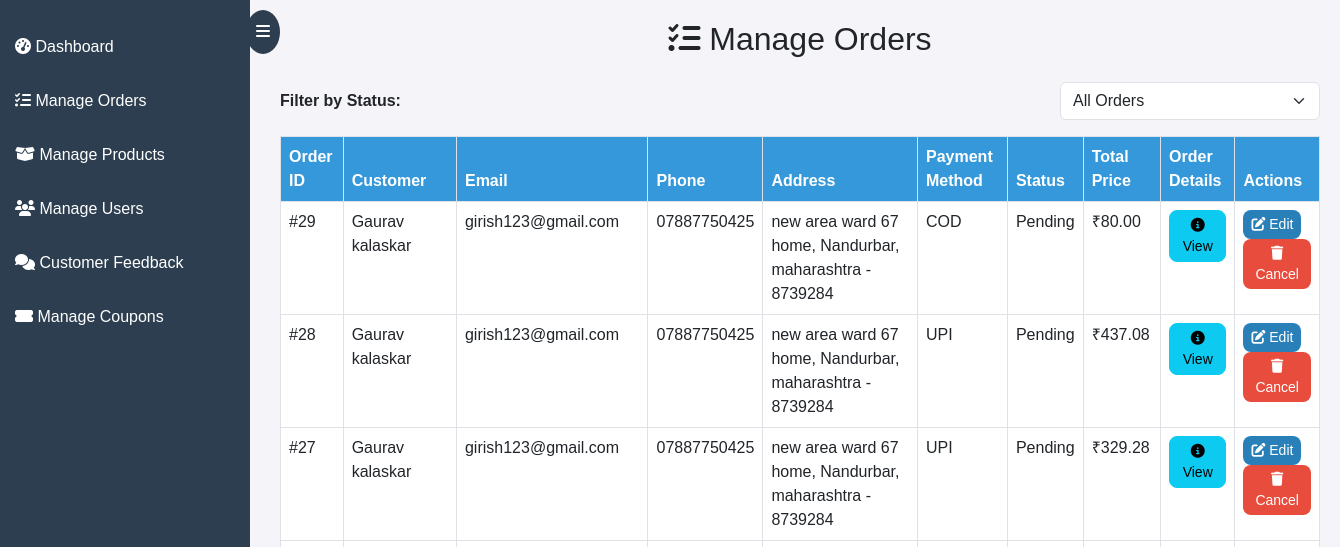
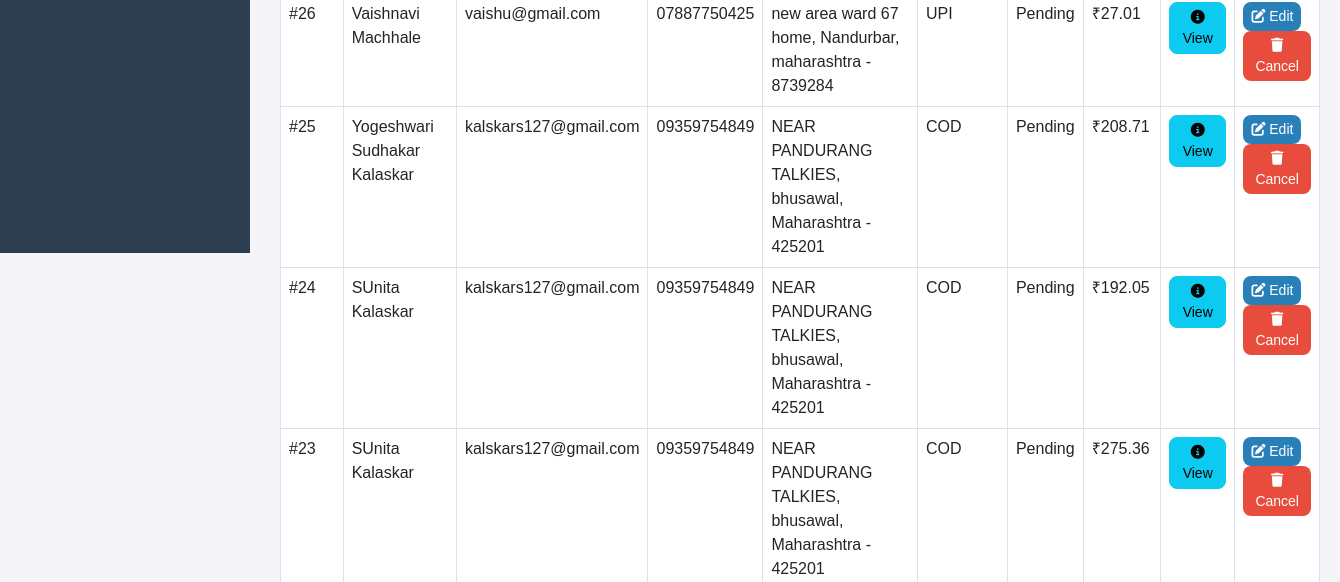
Before: /admin-panel/orders/ (upper part) with the older database file (2 pictures, top to bottom).
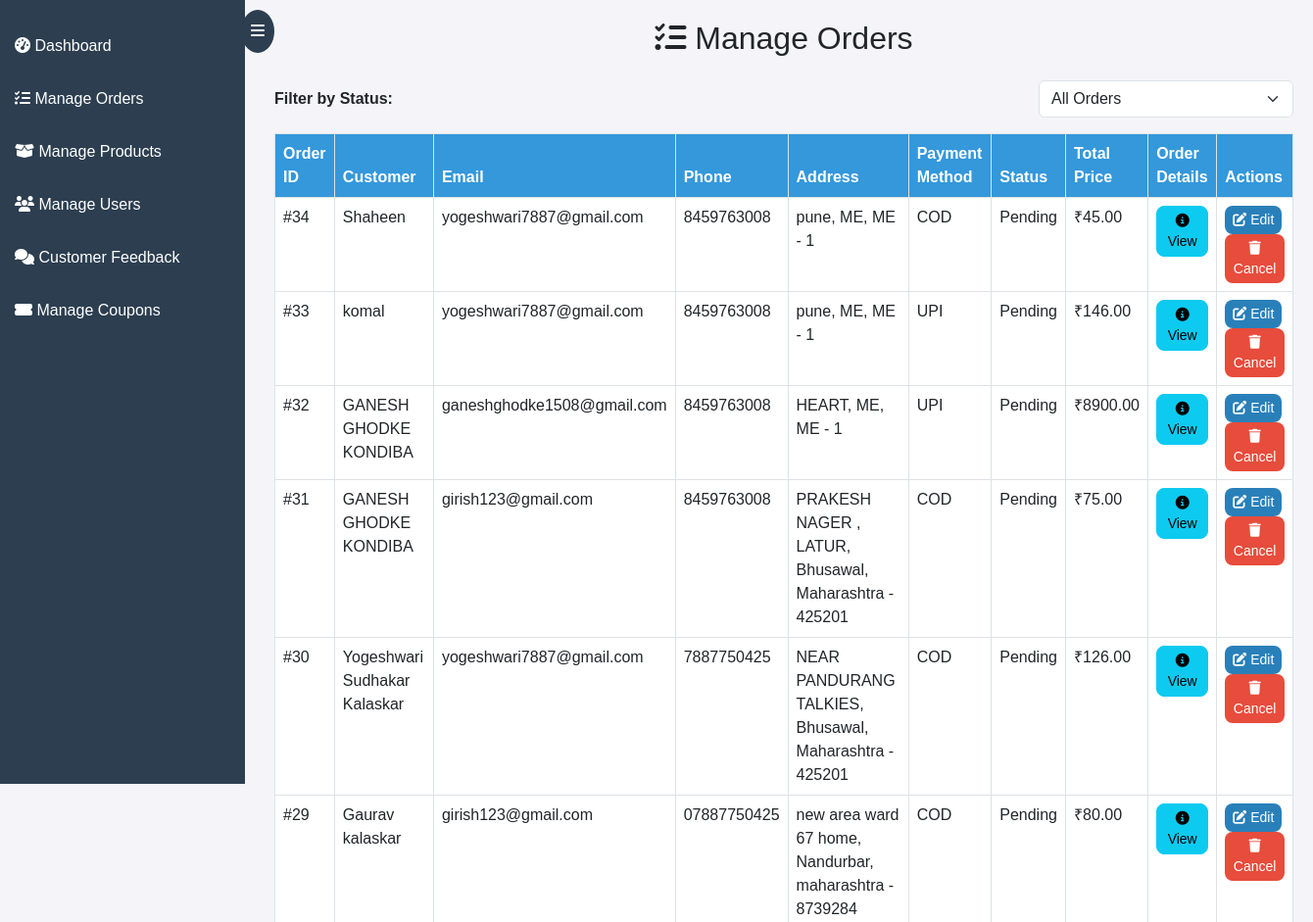
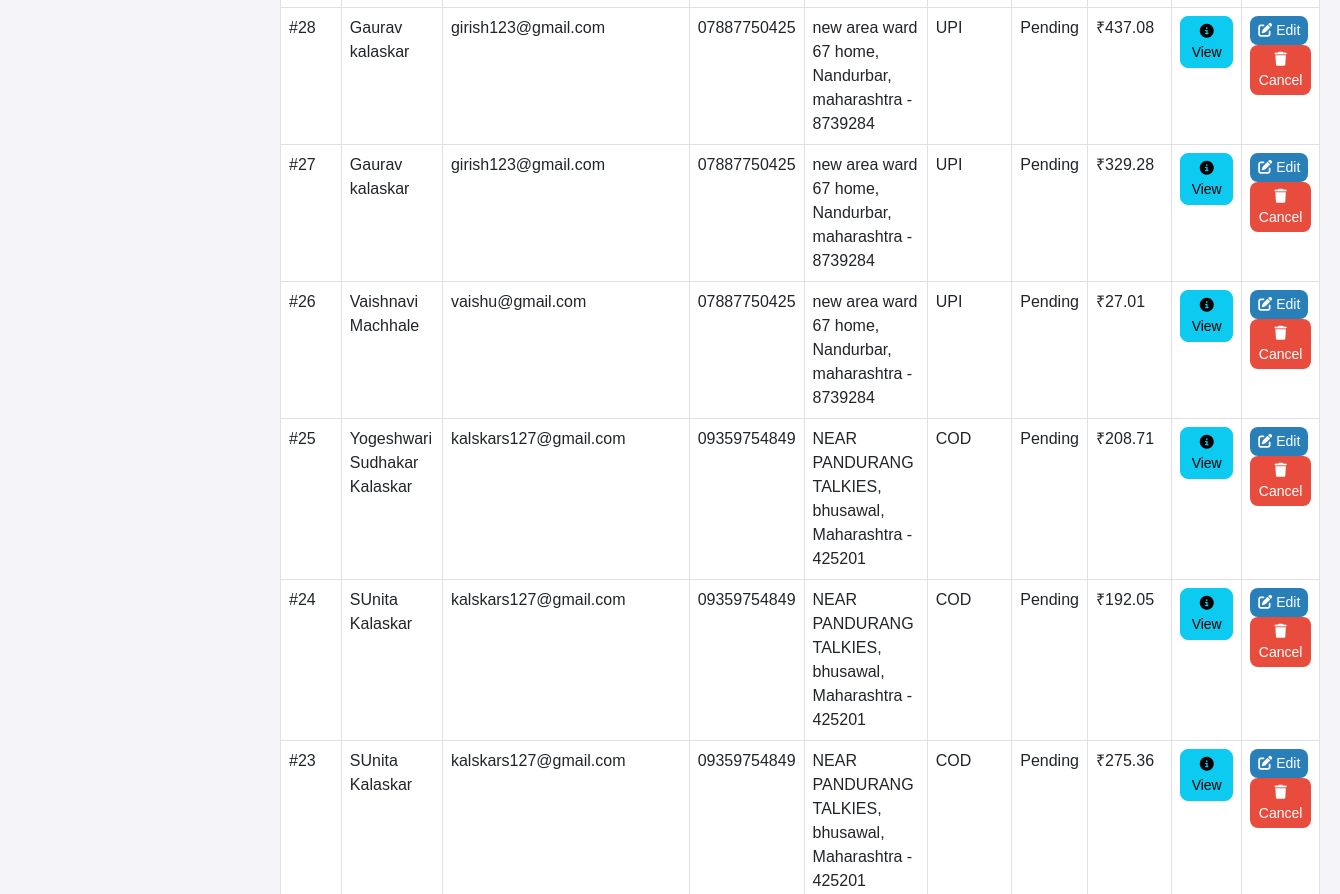
After: the same page with the newer database file (2 pictures, top to bottom).
### myApp/models.py (models this page shows, shortened)
class Order(models.Model):
    PAYMENT_CHOICES = [
        ('COD', 'Cash on Delivery'),
        ('UPI', 'UPI Payment'),
        ('CARD', 'Credit/Debit Card'),
    ]
    STATUS_CHOICES = [
        ('Pending', 'Pending'),
        ('Processing', 'Processing'),
        ('Shipped', 'Shipped'),
        ('Delivered', 'Delivered'),
        ('Cancelled', 'Cancelled'),
    ]
    full_name = models.CharField(max_length=100)
    email = models.EmailField()
    phone = models.CharField(max_length=15)
    address = models.TextField()
    city = models.CharField(max_length=100)
    state = models.CharField(max_length=100)
    zip_code = models.CharField(max_length=10)
    payment_method = models.CharField(max_length=10, choices=PAYMENT_CHOICES)
    order_date = models.DateTimeField(auto_now_add=True)
    total_price = models.DecimalField(max_digits=10, decimal_places=2)
    status = models.CharField(max_length=20, choices=STATUS_CHOICES, default='Pending')
    order_items = models.JSONField(default=list)  # Proper JSON storage
    discount_amount = models.DecimalField(max_digits=10, decimal_places=2, default=Decimal('0.00'))
    coupon_discount = models.DecimalField(max_digits=10, decimal_places=2, default=Decimal('0.00'))
    coupon_code = models.CharField(max_length=50, blank=True, null=True)
    def get_order_items_display(self):
        try:
            items = json.loads(self.order_items) if isinstance(self.order_items, str) else self.order_items
            print("Loaded order items:", items)  # Debugging
            return "<br>".join([f"{item.get('product_name', 'Unknown Product')} (Qty: {item.get('quantity', 0)})" for item in items])
        except (json.JSONDecodeError, TypeError) as e:
            print("Error parsing order items:", e)  # Debugging
            return "No valid order items available"

### myApp/views.py (the view)
# urls.py: path('orders/', manage_orders, name='manage_orders'),
def manage_orders(request):
    orders = Order.objects.all().order_by('-order_date')
    return render(request, 'admin_panel/manage_orders.html', {'orders': orders})

### templates/admin_panel/manage_orders.html (shortened to what this page needs)
<!DOCTYPE html>
<html lang="en">
<head>
    <link rel="stylesheet" href="https://cdn.jsdelivr.net/npm/bootstrap@5.3.0/dist/css/bootstrap.min.css">
    <link rel="stylesheet" href="https://cdnjs.cloudflare.com/ajax/libs/font-awesome/6.4.2/css/all.min.css">
</head>
<body>
    <div class="sidebar" id="sidebar">
        <span class="toggle-btn" onclick="toggleSidebar()"><i class="fas fa-bars"></i></span>
        <a href="{% url 'admin_dashboard' %}"><i class="fas fa-tachometer-alt"></i> Dashboard</a>
        <a href="{% url 'manage_orders' %}"><i class="fas fa-tasks"></i> Manage Orders</a>
        <a href="{% url 'manage_products' %}"><i class="fas fa-box-open"></i> Manage Products</a>
        <a href="{% url 'manage_users' %}"><i class="fas fa-users"></i> Manage Users</a>
        <a href="{% url 'manage_feedback' %}"><i class="fas fa-comments"></i> Customer Feedback</a>
        <a href="{% url 'coupon_list' %}" class="active"><i class="fas fa-ticket-alt"></i> Manage Coupons</a>
    </div>
    <div class="main-content">
        <h2 class="text-center mb-4"><i class="fas fa-tasks"></i> Manage Orders</h2>
        <div class="filter-container">
            <label for="statusFilter"><b>Filter by Status:</b></label>
            <select id="statusFilter" class="form-select w-25" onchange="filterOrders()">
                <option value="all">All Orders</option>
            </select>
        </div>
        <table class="table table-bordered mt-3" id="orderTable">
            <thead>
                <tr>
                    <th>Order ID</th>
                    <th>Customer</th>
                    <th>Email</th>
                    <th>Phone</th>
                    <th>Address</th>
                    <th>Payment Method</th>
                    <th>Status</th>
                    <th>Total Price</th>
                    <th>Order Details</th>
                    <th>Actions</th>
                </tr>
            </thead>
            <tbody>
                {% for order in orders %}
                <tr>
                    <td>#{{ order.id }}</td>
                    <td>{{ order.full_name }}</td>
                    <td>{{ order.email }}</td>
                    <td>{{ order.phone }}</td>
                    <td>{{ order.address }}, {{ order.city }}, {{ order.state }} - {{ order.zip_code }}</td>
                    <td>{{ order.payment_method }}</td>
                    <td>{{ order.status|title }}</td>
                    <td>₹{{ order.total_price }}</td>
                    <td>
                        <button type="button" class="btn btn-info btn-sm" data-bs-toggle="popover" data-bs-html="true"
                            data-bs-content="{{ order.get_order_items_display|safe }}">
                            <i class="fas fa-info-circle"></i> View
                        </button>
                    </td>
                    <td>
                        <a href="{% url 'edit_order' order.id %}" class="btn btn-edit btn-sm"><i class="fas fa-edit"></i> Edit</a>
                        <form action="{% url 'cancel_order' order.id %}" method="POST" style="display:inline;">
                            <button type="submit" class="btn btn-cancel btn-sm" onclick="return confirm('Are you sure you want to cancel this order?')">
                                <i class="fas fa-trash"></i> Cancel
                            </button>
                        </form>
                    </td>
                </tr>
                {% endfor %}
            </tbody>
        </table>
    </div>
</body>
</html>

Changed rows visible on the page:
added Order: id "34", full_name "Shaheen", email "yogeshwari7887@gmail.com", phone "8459763008", address "pune", city "ME", state "ME", zip_code "1", payment_method "COD", status "Pending", total_price "45.00"
added Order: id "33", full_name "komal", email "yogeshwari7887@gmail.com", phone "8459763008", address "pune", city "ME", state "ME", zip_code "1", payment_method "UPI", status "Pending", total_price "146.00"
added Order: id "32", full_name "GANESH GHODKE KONDIBA", email "ganeshghodke1508@gmail.com", phone "8459763008", address "HEART", city "ME", state "ME", zip_code "1", payment_method "UPI", status "Pending", total_price "8900.00"
added Order: id "31", full_name "GANESH GHODKE KONDIBA", email "girish123@gmail.com", phone "8459763008", address "PRAKESH NAGER , LATUR", city "Bhusawal", state "Maharashtra", zip_code "425201", payment_method "COD", status "Pending", total_price "75.00"
added Order: id "30", full_name "Yogeshwari Sudhakar Kalaskar", email "yogeshwari7887@gmail.com", phone "7887750425", address "NEAR PANDURANG TALKIES", city "Bhusawal", state "Maharashtra", zip_code "425201", payment_method "COD", status "Pending", total_price "126.00"
